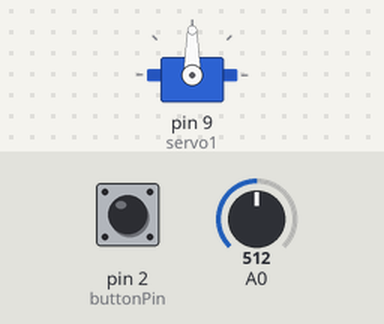
Bench run of a sketch on a simulated Arduino Uno, built with avr-gcc and run on an emulated ATmega328P. Parts: servo. The inputs (shaded band) are chosen by the test bench; at power-on: A0 = 512, pin 2 (buttonPin) HIGH.

Above: at 1.2 s.
1.3 s: A0 set to 716
At 2.8 s:
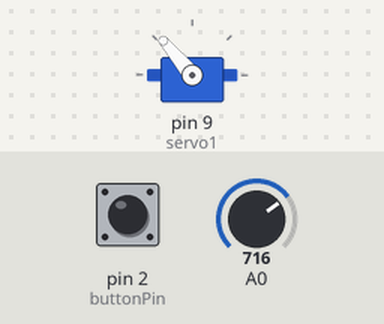
3.1 s: A0 set to 1023
At 4.3 s:
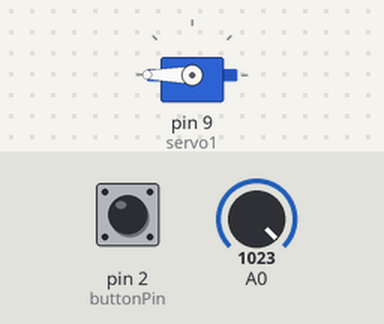
5.0 s: A0 set to 306
At 7.2 s:
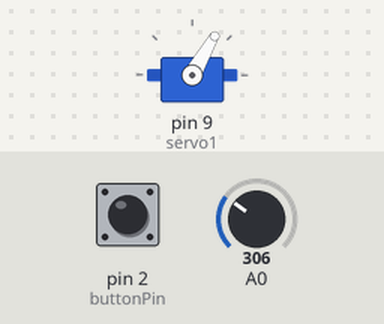
8.0 s: A0 set to 122
At 8.7 s:
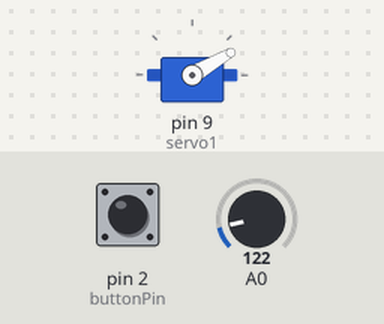
9.8 s: A0 set to 0
At 11.3 s:
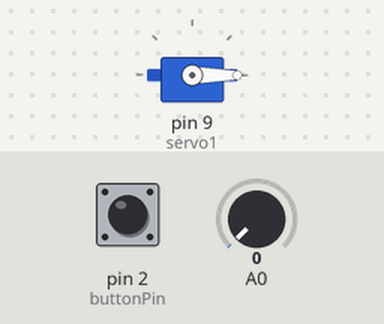
Timing chart, 0 to 12.6 s (numbered marks = the images above; inputs shaded):
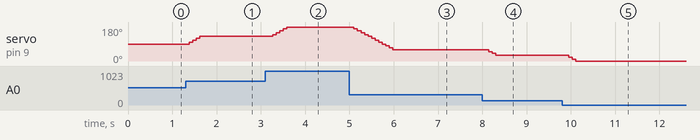

The sketch:

Bra_o_Code.ino
```cpp
#include <Servo.h>

Servo servo1;

int joyX;          // Valor do eixo X do joystick (0-1023)
int angle = 90;    // Posição inicial do servo
bool servoLocked = false;    // Variável para controlar o bloqueio do servo (começa desbloqueado)
unsigned long lastButtonPressTime = 0; // Armazena o tempo do último pressionamento do botão
const unsigned long autoLockDelay = 1000; // Tempo em milissegundos para auto-travar o servo (5 segundos)
int buttonPin = 2; // Pino do botão para bloquear e destravar o servo
int servoStep = 10; // Incremento de ângulo em graus a cada passo

void setup() {
  servo1.attach(9);      // Conecte o servo ao pino 9
  servo1.write(angle);   // Inicialize o servo na posição inicial
  Serial.begin(9600);    // Inicialize a comunicação serial
  pinMode(buttonPin, INPUT_PULLUP); // Configure o pino do botão como entrada com resistor de pull-up interno
}

void loop() {
  // Ler os valores analógicos do joystick
  joyX = analogRead(A0);  // Conecte o eixo X do joystick ao pino A0

  // Mapear os valores do joystick (0-1023) para o ângulo do servo (0-180)
  angle = map(joyX, 0, 950, 0, 180);

  // Limitar o ângulo do servo entre 0 e 180 graus
  angle = constrain(angle, 0, 180);

  // Controlar o servo com o ângulo calculado, apenas se o servo não estiver bloqueado
  if (!servoLocked) {
    int currentAngle = servo1.read();
    if (angle > currentAngle) {
      for (int i = currentAngle; i <= angle; i += servoStep) {
        servo1.write(i);
        delay(80); // Atraso entre cada passo (ajuste para 80 ms)
      }
    } else if (angle < currentAngle) {
      for (int i = currentAngle; i >= angle; i -= servoStep) {
        servo1.write(i);
        delay(80); // Atraso entre cada passo (ajuste para 80 ms)
      }
    }
  }

  // Verificar o estado do botão para bloquear e destravar o servo
  if (digitalRead(buttonPin) == LOW) { // Se o botão for pressionado (LOW)
    lastButtonPressTime = millis(); // Registra o tempo do último pressionamento do botão
    servoLocked = !servoLocked; // Inverte o estado de bloqueio do servo
  }

  // Verificar o tempo decorrido desde o último pressionamento do botão e auto-travar o servo se necessário
  /*if (servoLocked && (millis() - lastButtonPressTime >= autoLockDelay)) {
    servoLocked = false; // Auto-destrava o servo após o tempo especificado
  }*/

  // Aguardar um breve intervalo para evitar leituras rápidas do joystick
  delay(50);
}
```

Measured:
- after the input at 1.3 s, servo on pin 9 (servo1): 90° → 100° after 0.08 s, → 110° 0.08 s later, → 120° 0.08 s later, → 130° 0.08 s later
- after the input at 3.1 s, servo on pin 9 (servo1): moves from 130° to 180° over 0.32 s, starting after 0.17 s
- after the input at 5.0 s, servo on pin 9 (servo1): moves from 180° to 60° over 0.88 s, starting after 0.10 s
- after the input at 8.0 s, servo on pin 9 (servo1): 60° → 50° after 0.15 s, → 40° 0.08 s later, → 30° 0.08 s later
- after the input at 9.8 s, servo on pin 9 (servo1): 30° → 20° after 0.15 s, → 10° 0.08 s later, → 0° 0.08 s later
